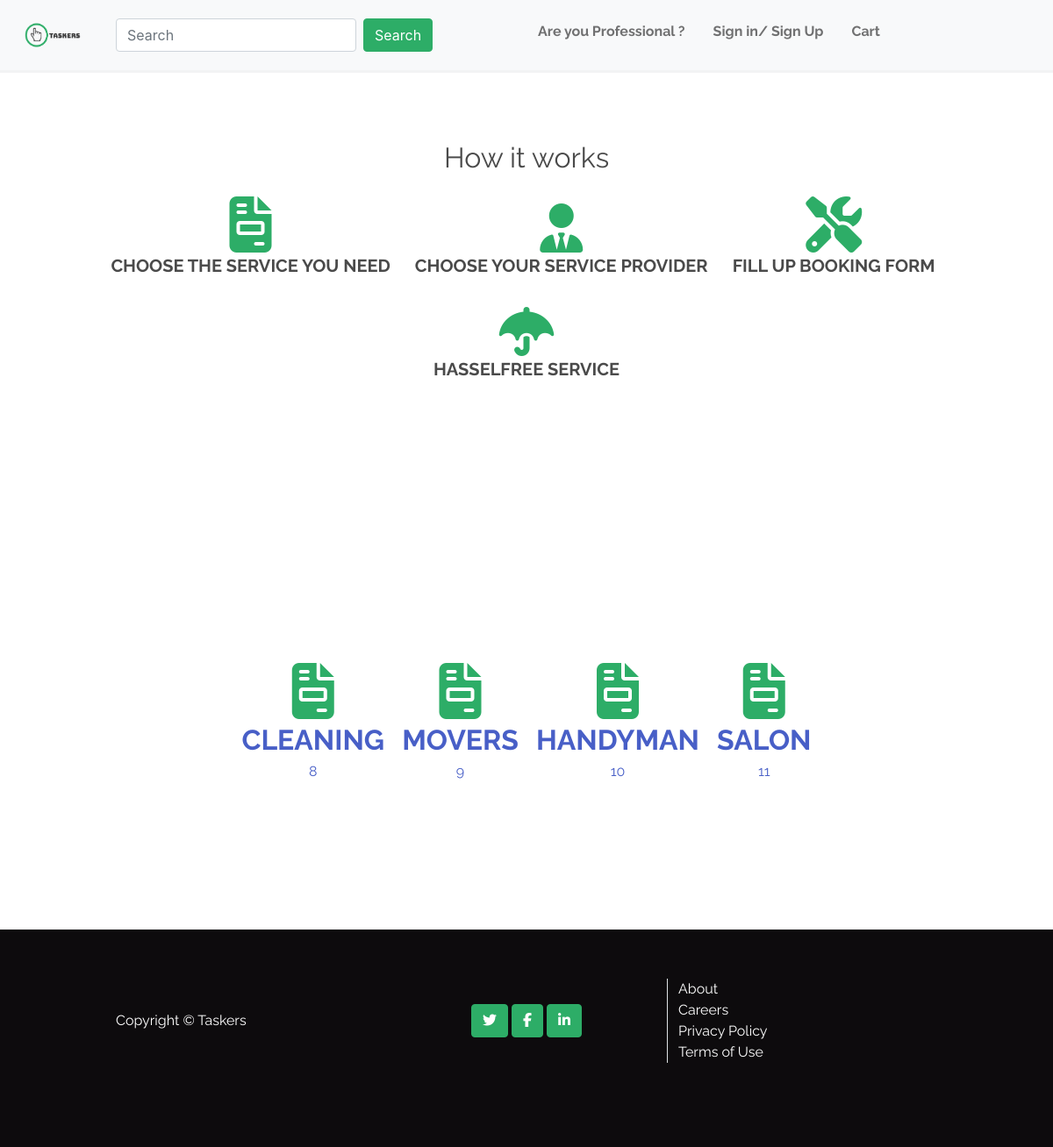
The page /service/ on the database as committed earlier.
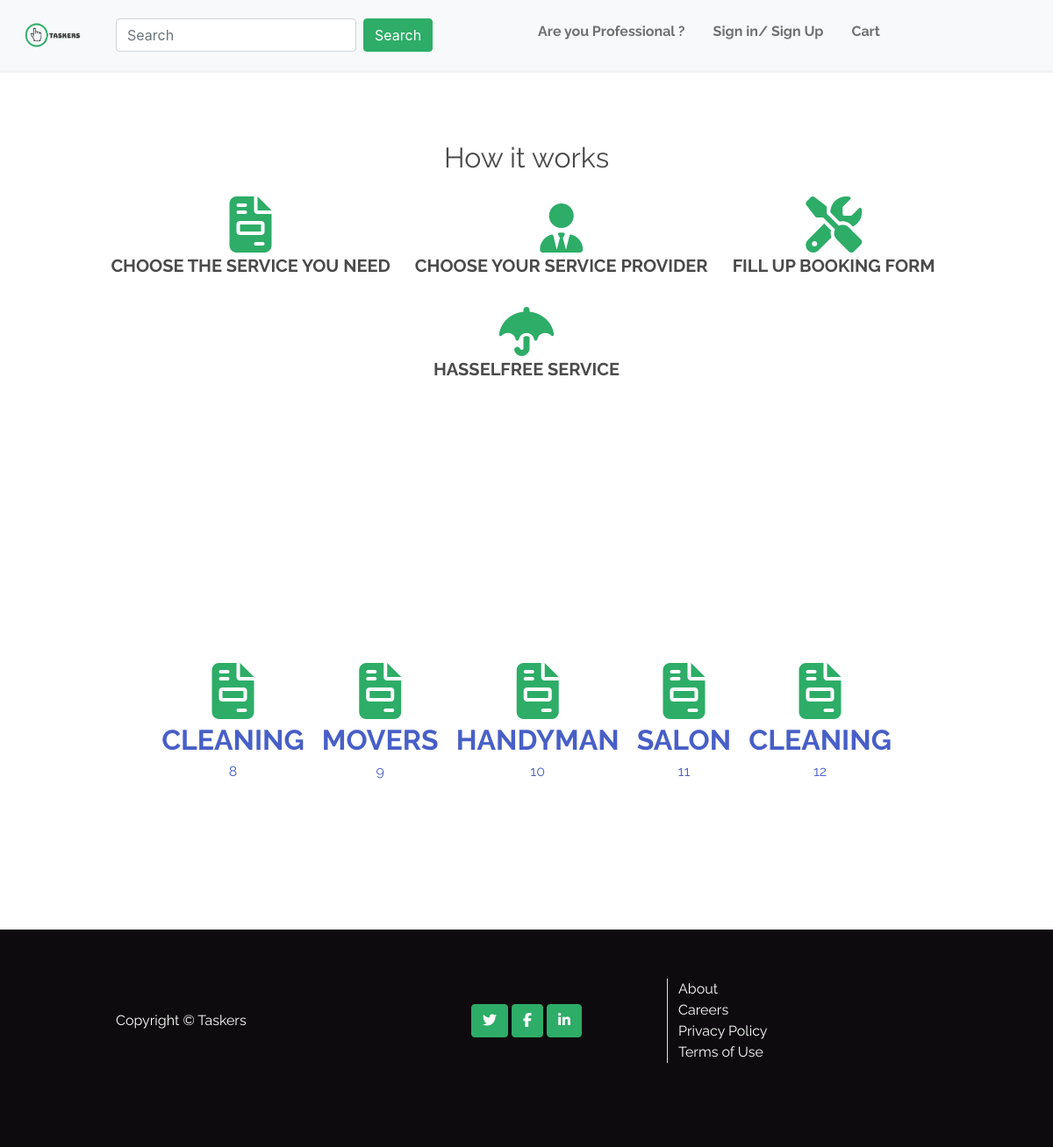
The same page on the database as committed later.
### service/models.py (models this page shows, shortened)
class Service_category(models.Model):
    class Meta:
        verbose_name_plural = 'service'
    category = models.CharField(max_length=30,)

### service/views.py (the view)
# urls.py: path('', views.all_service, name='category'),
def all_service(request):
    category = Service_category.objects.all()
    context = {
        'category': category,
    }
    return render(request, 'service/servicelist.html', context)

### cart/contexts.py (called while the page is built)
def cart_contents(request):
    cart_item = []
    cart = request.session.get('cart', {})
    total = 0
    service_charge = total * Decimal(
        settings.STANDARD_SERVICE_CHARGE / 100)
    grand_total = total + service_charge
    context = {
        'cart_item': cart_item,
        'total': total,
        'service_charge': service_charge,
        'grand_total': grand_total,
        'cart': cart,
    }
    return context

### service/templates/service/servicelist.html
{% extends 'base.html' %}
{% load static %}
{% block content %}
<section class="section is-medium servicelist-section">
<div class"container-fluid">
<div class="text-center m-3">
<p class="fs-2"> How it works </p>
</div>
 <ul class="text-center list-inline">
                <li class="mb-4 list-inline-item p-2 jello-horizontal">
                    <i class="fas fa-file-invoice text-first display-3 flip-horizontal-bottom"></i>
                    <p class="fs-5 fw-bolder text-uppercase">Choose The Service You need</p>
                </li>
                <li class="mb-4 list-inline-item p-2">
                    <i class="fas fa-user-tie text-first display-4"></i>
                    <p class="fs-5 fw-bolder text-uppercase">Choose your service provider</p>
                </li>
                <li class="mb-4 list-inline-item p-2">
                    <i class="fas fa-tools text-first display-3"></i>
                    <p class="fs-5 fw-bolder text-uppercase">Fill Up Booking form</p>
                </li>
                <li class="mb-4 list-inline-item p-2">
                    <i class="fas fa-umbrella text-first display-4"></i>
                    <p class="fs-5 fw-bolder text-uppercase">Hasselfree Service</p>
                </li>
            </ul>
</div>
</section>
<section class="section is-medium servicelist-section">
<div class="columns">
        <div class="column">
            <ul class="text-center list-inline">
            {% for service in category  %}
            <a href="{% url 'taskers' %}?category={{ service.category }}">
                <li class="mb-4 list-inline-item p-2 jello-horizontal">
                    <i class="fas fa-file-invoice text-first display-3 flip-horizontal-bottom"></i>
                    <p class="fs-2 fw-bolder text-uppercase">{{ service.category}}</p>
                    <p>{{ service.id }} </p>
                </li>
            </a>
            {% endfor %}
            </ul>
        </div>
    </div>
</section>
{% endblock %}

### templates/base.html (shortened to what this page needs)
{% load static %}
<!doctype html>
<html lang="en">
<head>
    {% block corecss %}
    <link href="https://cdn.jsdelivr.net/npm/bootstrap@5.0.0-beta1/dist/css/bootstrap.min.css" rel="stylesheet"
>
    <link rel="stylesheet" href="https://cdn.jsdelivr.net/npm/bulma@0.9.1/css/bulma.min.css">
    <link rel="stylesheet" href="{% static 'css/base.css' %}">
    {% endblock %}
</head>
<body>
    <header class="base-hed container-fluid fixed-top" style="padding: 0%;">
        <nav class="navbar navbar-expand-lg navbar-light bg-light">
            <div class="container-fluid">
            <a href="{% url 'home' %}">
                <img src="{{ MEDIA_URL }}logo.png" class="ml-4 mr-6" alt="logo" width="120" height="60">
                </a>
                <div class="collapse navbar-collapse level-right" id="navbarSupportedContent">
                    <form class="d-flex p-2 mr-6 ml-6">
                        <input class="form-control me-2" type="search" placeholder="Search" aria-label="Search">
                        <button class="btn btn-main" type="submit">Search</button>
                    </form>
                    <ul class="navbar-nav me-auto ml-6 mb-2 mb-lg-0 level-right">
                        <li class="nav-item p-2">
                            <a class="nav-link link-tex" href="#">Are you Professional ?</a>
                        </li>
                        <li class="nav-item p-2">
                            <a class="nav-link link-tex" href="{% url 'account_login' %}">Sign in/ Sign Up</a>
                        </li>
                        <li class="nav-item p-2">
                            <a class="nav-link link-tex" href="{% url 'show_cart' %}">Cart</a>
                        </li>
                    </ul>
                </div>
            </div>
        </nav>
    </header>
    {% block content %}
    {% endblock %}
    <footer class="footer bg-second">
        <div class="container">
            <div class="row align-items-center mt-2">
                <div class="col-sm-4 text-lg-left text-third">
                    Copyright &copy; Taskers
                </div>
                <div class="col-sm-4 text-sm-center text-third">
                    <a class="btn btn-main btn-social" href="#!"><i class="fab fa-twitter"></i></a>
                    <a class="btn btn-main btn-social" href="#!"><i class="fab fa-facebook-f"></i></a>
                    <a class="btn btn-main btn-social" href="#!"><i class="fab fa-linkedin-in"></i></a>
                </div>
                <div class="col-sm-4 float-end text-third border-start">
                    <ul>
                        <li>About</li>
                        <li>Careers</li>
                        <li>Privacy Policy</li>
                        <li>Terms of Use</li>
                    </ul>
                </div>
            </div>
        </div>
    </footer>
</body>
</html>

### static/css/base.css (style rules this page uses)
:root { --first-color:#2dad67; --second-color:#0d0b0d; --third-color:#ffffff; }
html { height: 100%; }
body { margin: 0; padding: 0; font-family: 'Raleway', sans-serif;!important }
.fixed-top { padding: 0; background-color: whitesmoke; }
.bg-light { background-color: #f8f9fa!important; border-bottom: #e2e2e10d; border-bottom-style: outset; }
.bg-second { background-color:var(--second-color)!important; }
.text-third { color: var(--third-color); }
.text-first { color: var(--first-color); }
.link-tex { color: var(--second-color); font-weight: bolder; !important }
.btn-main { color: #fff; background-color: var(--first-color); border-color: var(--first-color); }

Rows that differ between the two databases and show on the page:
added Service_category: category "CLEANING", id "12"
